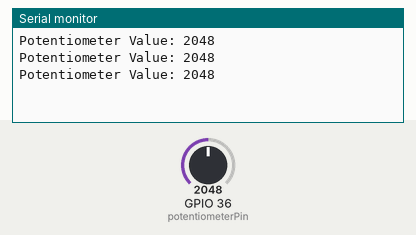
The sketch below on a simulated ESP32. On the bench: the last lines printed to the serial monitor. The test bench sets the inputs (shaded band); at power-on: GPIO 36 (potentiometerPin) = 2048.

Above: at 1.3 s.
1.4 s: GPIO 36 (potentiometerPin) set to 2866
At 1.9 s:
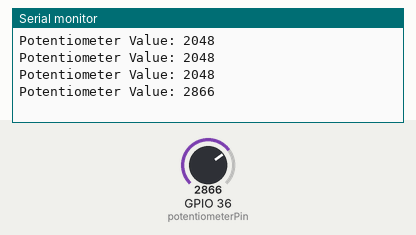
2.9 s: GPIO 36 (potentiometerPin) set to 3603
At 3.4 s:
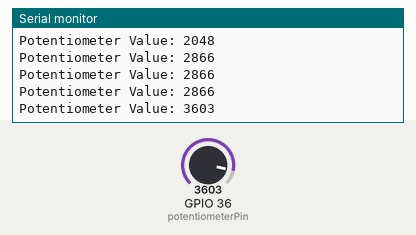
Timing chart, 0 to 5.9 s (numbered marks = the images above; inputs shaded):
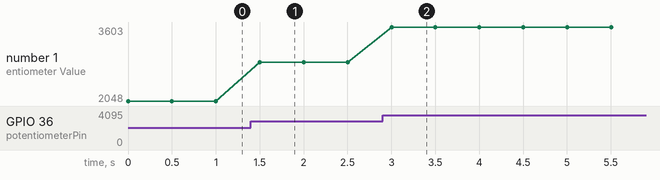

The sketch:

newassignment.ino
```cpp
const int potentiometerPin = 36; // ESP32 analog pin

void setup() {
  Serial.begin(115200);
}

void loop() {
  int sensorValue = analogRead(potentiometerPin);
  Serial.print("Potentiometer Value: ");
  Serial.println(sensorValue);
  delay(500);
}
```

Measured:
- after the input at 1.4 s, the serial monitor: prints a new line after 0.10 s (image 1)
- after the input at 2.9 s, the serial monitor: prints a new line after 0.10 s (image 2)
- plotted number 1: 2048 → 2866 after the input at 1.4 s, 2866 → 3603 after the input at 2.9 s
